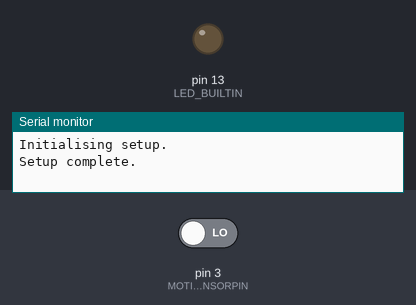
This sketch was run on a simulated Arduino Uno, built with avr-gcc and run on an emulated ATmega328P. Parts: output pins drawn as LEDs (lit = HIGH), the last lines printed to the serial monitor. Inputs (shaded band) come from the test bench; at power-on: pin 3 (MOTIONSENSORPIN) LOW.

Above: at 1.2 s.
1.3 s: pin 3 (MOTIONSENSORPIN) driven HIGH
At 1.9 s:
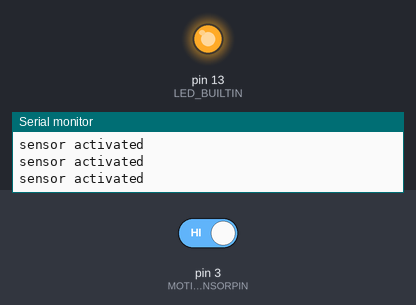
2.8 s: pin 3 (MOTIONSENSORPIN) driven LOW
At 3.1 s:
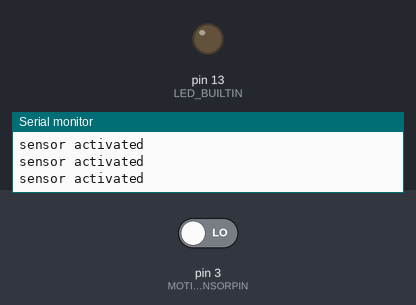
Timing chart, 0 to 5.8 s (numbered marks = the images above; inputs shaded):
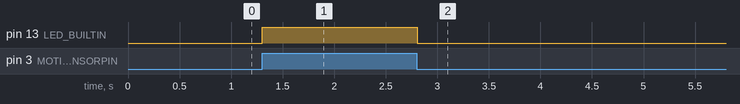

Measured:
- after the input at 1.3 s, pin 13 (LED_BUILTIN): LOW → HIGH at once
- after the input at 2.8 s, pin 13 (LED_BUILTIN): HIGH → LOW at once

The sketch:

Task1.1P.ino
```cpp
/*
  Program for Arduino with pir motion sensor. When motion detected inbuilt LED lights up and outputs to serial
*/

// constants
int const MOTIONSENSORPIN = 3; // PIR motion sensor digital pin
long const SLEEP = 50; // delay for loop in milliseconds
String const ACTIVATEDMESSAGE = "sensor activated"; // output for when sensor is activated

// globals
int sensorState = 0; // default sensor state from motion sensor pin

/*
  Performs setup for sketch.
  - Begins serial output
  - Sets input pin for motion sensor
  - Sets build in led pin to output
*/
void setup() {
    Serial.begin(9600);
    Serial.println("Initialising setup.");
    pinMode(MOTIONSENSORPIN, INPUT);
    pinMode(LED_BUILTIN, OUTPUT);
    Serial.println("Setup complete.");
}

/*
  LOOP that runs every SLEEP milliseconds.
  If motion sensor detects movement state goes to HIGH
  and output to serial
*/
void loop() {
    // read
    sensorState = digitalRead(MOTIONSENSORPIN);

    if (sensorState == HIGH) {
        digitalWrite(LED_BUILTIN, HIGH);
        Serial.println(ACTIVATEDMESSAGE);
    }
    else {
        digitalWrite(LED_BUILTIN, LOW);
    }
    delay(SLEEP);
}
```
